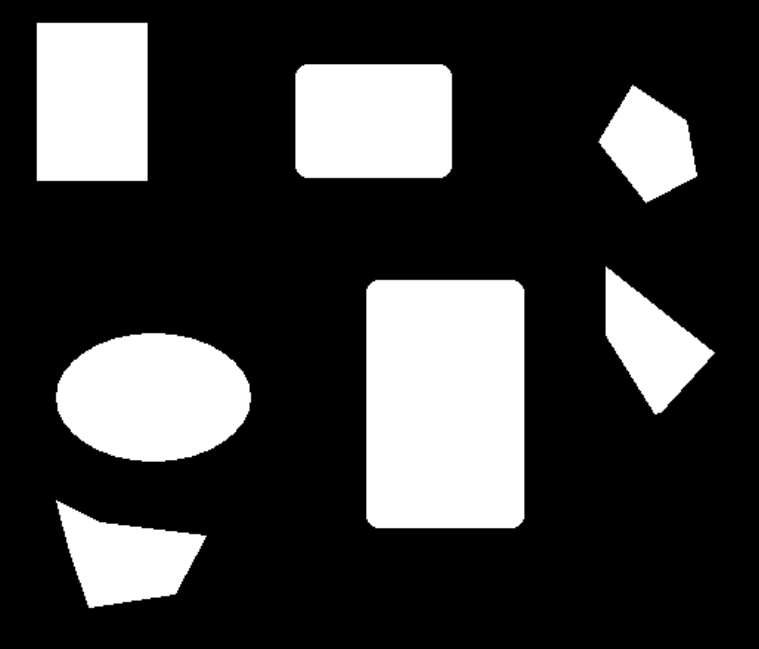
//> input picture Connected-Component-Analysis/1.png, 759 x 649 px
$ ./搜索连通域   (built with g++ and OpenCV 4)
//> lines starting //> are read from the running program, lines starting //| are printed output that depends on the picture; after the words box and inside, x2 and y2 are one past the last pixel; in counts of white or black regions, pixels touching at a corner belong together
/*=====================================================================================
 *                Copyleft! 2018 William Yu
 *          Some rights reserved：CC(creativecommons.org)BY-NC-SA
 *                Copyleft! 2018 William Yu
 *       版权部分所有，遵循CC(creativecommons.org)BY-NC-SA协议授权方式使用
 *
 * Filename                : 搜索连通域.cpp
 * Description             : (编译环境：OpenCV3.3.1 + Ubuntu16.04)
 *				种子填充法和两遍扫描法检索连通域
 * Reference               : http://blog.csdn.net/icvpr/article/details/10259577
 * Programmer(s)           : William Yu, windmillyucong@163.com
 * Company                 : HUST
 * Modification History	   : ver1.0, 2018.02.28, William Yu
                             ver1.1, 2018.03.01, William Yu, add notes
=====================================================================================*/

#include <iostream>
#include <string>
#include <list>
#include <vector>
#include <map>
#include <stack>
#include <opencv2/imgproc/imgproc.hpp>
#include <opencv2/highgui/highgui.hpp>

using namespace std;


//---------------------------------【算法一】----------------------------
//		描述：种子填充法
//-------------------------------------------------------------------------------------------------
void algorithm_Seed_Filling(const cv::Mat& binImg, cv::Mat& lableImg)
{
	if (binImg.empty() ||
		binImg.type() != CV_8UC1)
	{
		return;
	}

	lableImg.release();
	binImg.convertTo(lableImg, CV_32SC1);

	int label = 1;

	int rows = binImg.rows - 1;
	int cols = binImg.cols - 1;
	for (int i = 1; i < rows-1; i++)
	{
		int* data= lableImg.ptr<int>(i);
		for (int j = 1; j < cols-1; j++)
		{
			if (data[j] == 1)
			{
				std::stack<std::pair<int,int> > neighborPixels;
				neighborPixels.push(std::pair<int,int>(i,j));     // 像素位置: <i,j>
				++label;  // 没有重复的团，开始新的标签
				while (!neighborPixels.empty())
				{
					std::pair<int,int> curPixel = neighborPixels.top(); //如果与上一行中一个团有重合区域，则将上一行的那个团的标号赋给它
					int curX = curPixel.first;
					int curY = curPixel.second;
					lableImg.at<int>(curX, curY) = label;

					neighborPixels.pop();
					// 4邻接
					if (lableImg.at<int>(curX, curY-1) == 1)
					{//左边
						neighborPixels.push(std::pair<int,int>(curX, curY-1));
					}
					if (lableImg.at<int>(curX, curY+1) == 1)
					{// 右边
						neighborPixels.push(std::pair<int,int>(curX, curY+1));
					}
					if (lableImg.at<int>(curX-1, curY) == 1)
					{// 上边
						neighborPixels.push(std::pair<int,int>(curX-1, curY));
					}
					if (lableImg.at<int>(curX+1, curY) == 1)
					{// 下边
						neighborPixels.push(std::pair<int,int>(curX+1, curY));
					}
				}
			}
		}
	}

}


//---------------------------------【算法二】----------------------------
//		描述：两遍扫描法
//-------------------------------------------------------------------------------------------------
// [118 lines left out: functions algorithm_Two_Pass, help, not called in this run]

//--------------------------------【GetRandomColor( )函数】----------------------------------------------
//		描述：彩色效果演示
//-------------------------------------------------------------------------------------------------
///为不同的连通域分配不同的随机颜色
cv::Scalar GetRandomColor()
{
	uchar r = 255 * (rand()/(1.0 + RAND_MAX));
	uchar g = 255 * (rand()/(1.0 + RAND_MAX));
	uchar b = 255 * (rand()/(1.0 + RAND_MAX));
	return cv::Scalar(b,g,r);
}
void LabelColor(const cv::Mat& labelImg, cv::Mat& colorLabelImg)
{
	if (labelImg.empty() ||
		labelImg.type() != CV_32SC1)
	{
		return;
	}

	std::map<int, cv::Scalar> colors;

	int rows = labelImg.rows;
	int cols = labelImg.cols;

	colorLabelImg.release();
	colorLabelImg.create(rows, cols, CV_8UC3);
	colorLabelImg = cv::Scalar::all(0);

	for (int i = 0; i < rows; i++)
	{
		const int* data_src = (int*)labelImg.ptr<int>(i);
		uchar* data_dst = colorLabelImg.ptr<uchar>(i);
		for (int j = 0; j < cols; j++)
		{
			int pixelValue = data_src[j];
			if (pixelValue > 1)
			{
				if (colors.count(pixelValue) <= 0)
				{
					colors[pixelValue] = GetRandomColor();
				}

				cv::Scalar color = colors[pixelValue];
				*data_dst++   = color[0];
				*data_dst++ = color[1];
				*data_dst++ = color[2];
			}
			else
			{
				data_dst++;
				data_dst++;
				data_dst++;
			}
		}
	}
}


int main(int argc, char** argv)
{
    cv::CommandLineParser parser(argc,
				 argv,
				 "{help h||} {algorithm a||}");
    if (parser.has("help"))
    {
      help();
      return 0;
    }

    //载入图片
    cv::Mat binImage = cv::imread("1.png", 0);
//> binImage is the input picture: 649 rows x 759 cols, CV_8UC1; min 0, max 255, mean 60.9
    cv::Mat labelImg;
    //原图显示
    cv::imshow("srcImg", binImage);
    //二值化
    cv::threshold(binImage, binImage, 50, 1, CV_THRESH_BINARY);
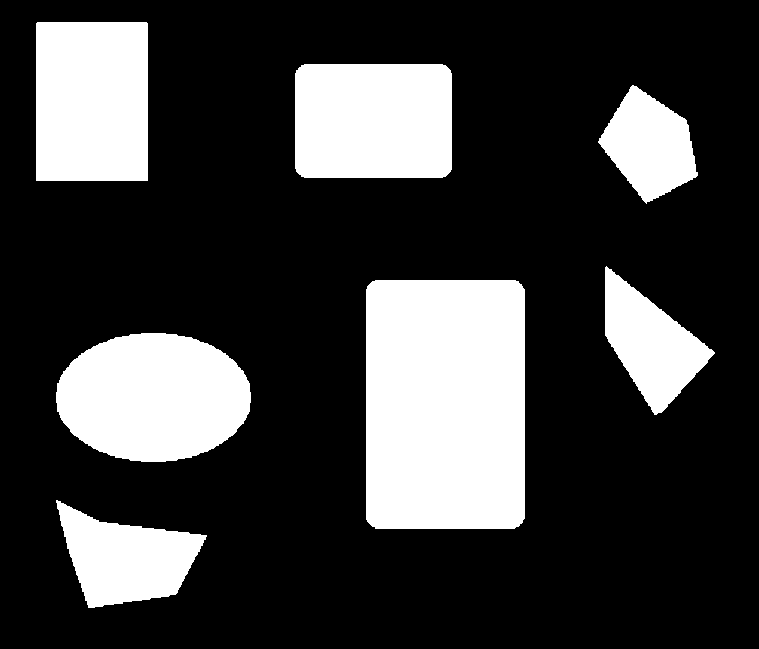
//> binImage: 649 rows x 759 cols, CV_8UC1; values 0 (black) and 1 (white), 24.2% white; 7 white regions, largest, box (x1, y1, x2, y2) and area: (366, 280, 525, 529) 39437, (56, 333, 251, 462) 19802, (36, 22, 148, 181) 17806

    //两种算法
    enum { Seed_Filling=0, Two_Pass=1 };
    int alg = Seed_Filling;
    if (parser.has("algorithm"))
    {
      std::string _alg = parser.get<std::string>("algorithm");
      alg = _alg == "Sdf" ? Seed_Filling :
           _alg == "2Ps" ? Two_Pass : -1;
    }
    if(alg==Seed_Filling)
      algorithm_Seed_Filling(binImage, labelImg);
//> the loop in algorithm_Seed_Filling, `for (int i = 1; i < rows-1; i++)` made 646 passes
//> label on passes 1 to 3: 1, 1, 1
//> after the loop in algorithm_Seed_Filling, `for (int i = 1; i < rows-1; i++)`:
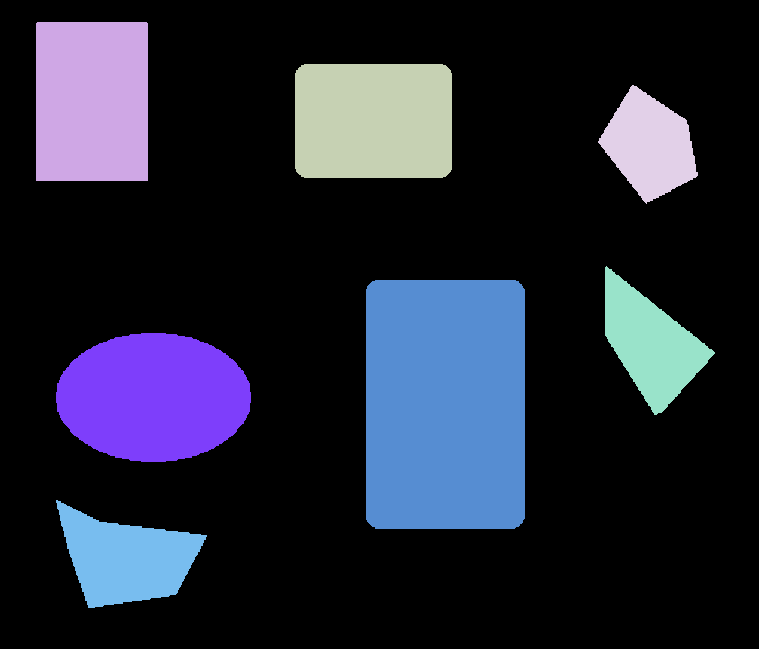
//> lableImg: 649 rows x 759 cols, CV_32SC1; 8 distinct labels, from 0 to 8; one colour per label, 0 black
//> after the loop in algorithm_Seed_Filling, `for (int i = 1; i < rows-1; i++)`: label = 8
    else if(alg==Two_Pass)
      algorithm_Two_Pass(binImage, labelImg);


    //彩色效果显示
    cv::Mat colorLabelImg;
    LabelColor(labelImg, colorLabelImg);
//> after the loop in LabelColor, `for (int i = 0; i < rows; i++)`:
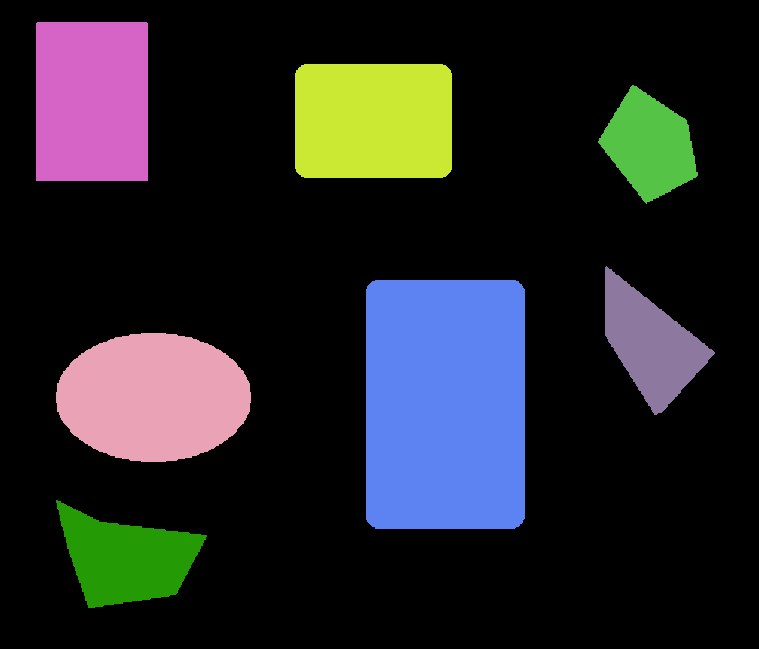
//> colorLabelImg: 649 rows x 759 cols, CV_8UC3; mean B, G, R 39.4, 36.6, 36.1
//> after the loop in LabelColor, `for (int i = 0; i < rows; i++)`: colors = 7 items
    cv::imshow("colorImg", colorLabelImg);

    cv::waitKey(0);
    return 0;
}

$ run again, with Connected-Component-Analysis/2.png copied over Connected-Component-Analysis/1.png
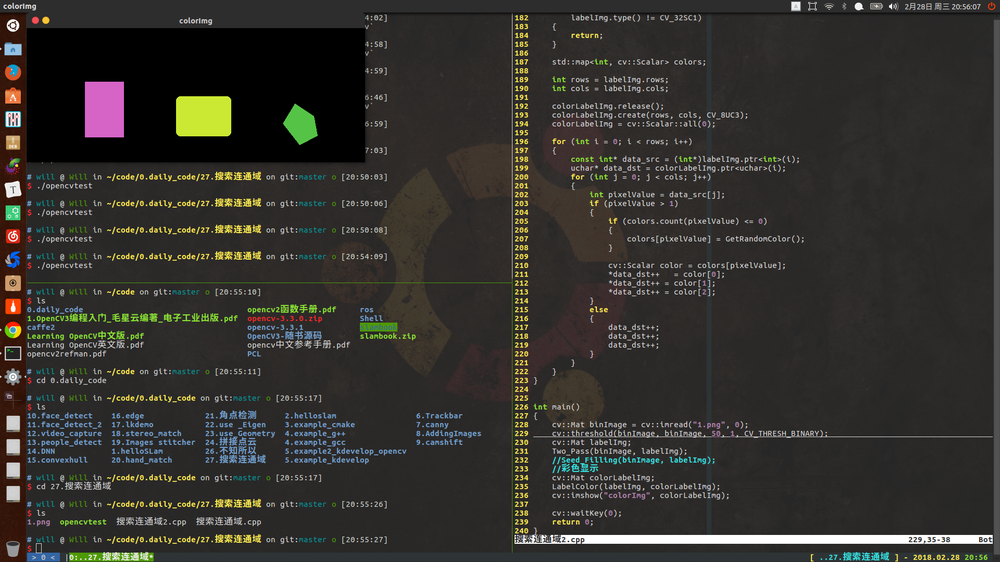
//> input picture Connected-Component-Analysis/2.png, 1000 x 562 px, shrunk from 1920 x 1080 before the run
//> the loop in algorithm_Seed_Filling, `for (int i = 1; i < rows-1; i++)` made 559 passes
//> label on passes 1 to 3: 3, 11, 14
//> after the loop in algorithm_Seed_Filling, `for (int i = 1; i < rows-1; i++)`:
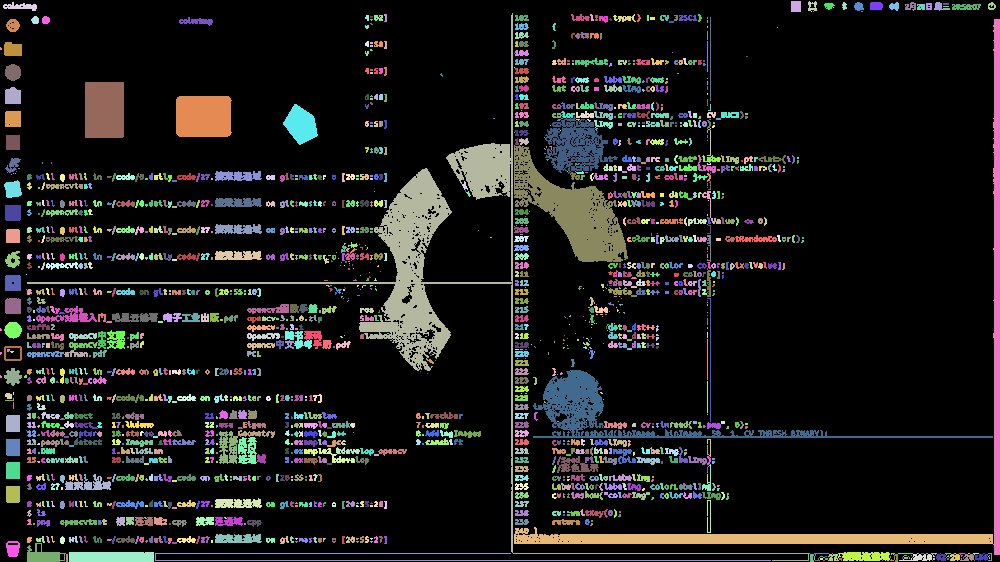
//> lableImg: 562 rows x 1000 cols, CV_32SC1; 1754 distinct labels, from 0 to 1753; one colour per label, 0 black
//> after the loop in algorithm_Seed_Filling, `for (int i = 1; i < rows-1; i++)`: label = 1753
//> after the loop in LabelColor, `for (int i = 0; i < rows; i++)`:
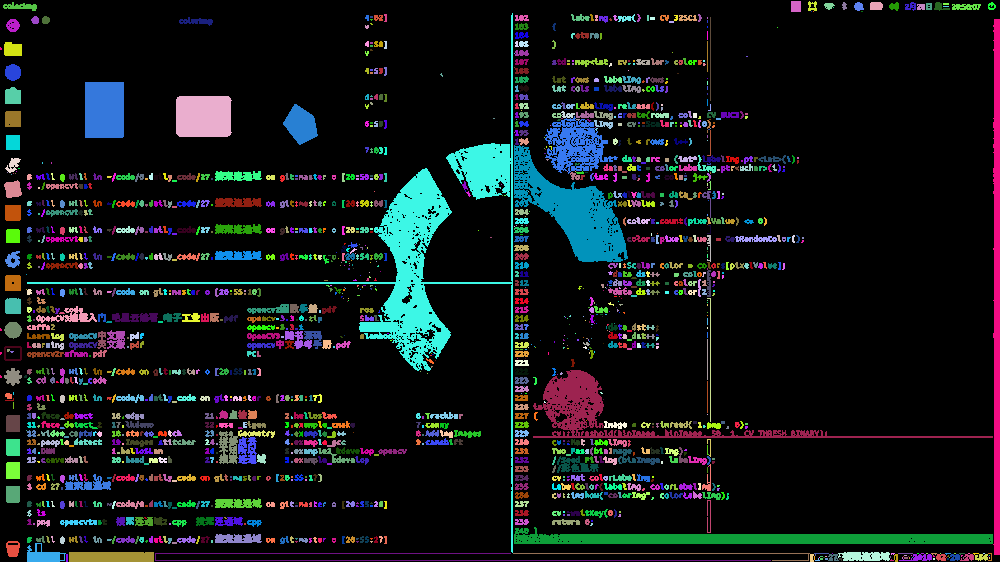
//> colorLabelImg: 562 rows x 1000 cols, CV_8UC3; mean B, G, R 24.3, 22.8, 17.9
//> after the loop in LabelColor, `for (int i = 0; i < rows; i++)`: colors = 1752 items
